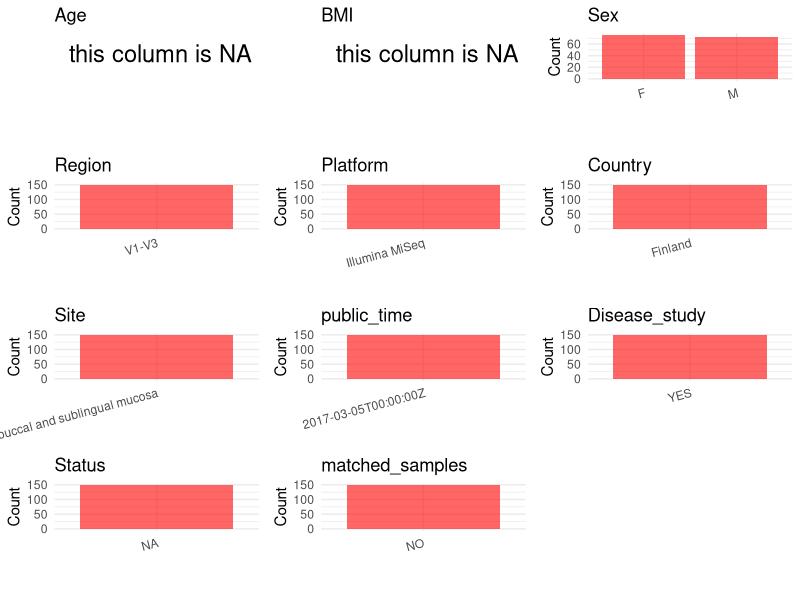

Generate this figure with R: (Note: this script raises an error after producing the figure.)
## ---- chunk 1
# Load necessary libraries
library(dplyr)
library(ggplot2)
library(cowplot)

# Set working directory (update this path to your local directory)
setwd("E:/bioproject_YSD/PRJEB14536")

# Read the initial metadata files
initial_meta <- read.csv("SraRunTable.csv", header = T) 

# Remove entries non-oral samples
initial_meta <- initial_meta %>%
  filter(!grepl("nasal", environment_.material.))

# Display the first few rows of the metadata
head(initial_meta)
## ---- chunk 2
# Create a uniform metadata dataframe
metadata <- data.frame(
  BioProject = initial_meta$BioProject,
  Run = initial_meta$Run,
  sample_name = initial_meta$Submitter_Id,
  Age = NA,
  BMI = NA,
  Sex = initial_meta$host_sex,
  Region = "V1-V3",
  Platform = initial_meta$Instrument,
  Country = initial_meta$geo_loc_name_country,
  Site = "buccal and sublingual mucosa",
  public_time = initial_meta$ReleaseDate,
  stringsAsFactors = FALSE
)

# Use abbreviations to indicate gender
metadata <- metadata %>%
  mutate(Sex = recode(Sex, "female" = "F", "male" = "M"))
## ---- chunk 3
# Add information obtained from the publication
metadata$PCR_primers <- "F:5'-AGAGTTTGATCMTGGCTCAG-3';R:5'-GTATTACCGCGGCTGCTG-3'"
metadata$title <- "Oral and nasal microbiota in parkinsons disease"
metadata$Disease_study <- "YES"
# Assign disease status based on sample_name patterns
metadata$Status <- "NA"

# Check initial data distribution
cat("Initial sample distribution:\n")
table(metadata$sample_name)
table(metadata$Site)

# Calculate sampling frequency per subject
sample_counts <- table(metadata$sample_name)
cat("\nNumber of samples per subject:\n")
print(sample_counts)

# Create matched_samples column
metadata$matched_samples <- ifelse(metadata$sample_name %in% names(sample_counts[sample_counts >= 2]), "YES", "NO")

cat("\nMatched samples distribution:\n")
table(metadata$matched_samples)

# Identify samples for removal: single samples excluding buccal and sublingual mucosa
single_samples <- names(sample_counts[sample_counts == 1])
samples_to_remove <- metadata$sample_name %in% single_samples & 
                     !(metadata$Site %in% c("buccal and sublingual mucosa"))

cat("\nNumber of samples to be removed:", sum(samples_to_remove), "\n")

# Remove identified samples
metadata_clean <- metadata[!samples_to_remove, ]

cat("\nFinal sample distribution after cleaning:\n")
table(metadata_clean$sample_name)
table(metadata_clean$Site)
table(metadata_clean$matched_samples)

# Use cleaned dataset for subsequent analysis
metadata <- metadata_clean
## ---- chunk 4
# Check the number of unique runs and sample names
print(paste("Number of unique runs:", length(unique(metadata$Run))))
print(paste("Number of unique sample names:", length(unique(metadata$sample_name))))
## ---- chunk 5
# Select columns for visualization
plot_data <- metadata %>%
  select(-BioProject, -Run, -sample_name, -title)

# Function to create simple plots for each column
create_simple_plots <- function(data) {
  plots <- list()
  
  for (col in colnames(data)) {
    # Check if the column is all NA
    if (all(is.na(data[[col]]))) {
      # Create an empty plot with text indicating all NA
      p <- ggplot() +
        annotate("text", x = 0.5, y = 0.5, label = "this column is NA", size = 6) +
        labs(title = col) +
        theme_void()
    } else if (is.numeric(data[[col]])) {
      # Numeric variable: histogram
      p <- ggplot(data, aes(x = .data[[col]])) +
        geom_histogram(fill = "blue", alpha = 0.6, bins = 20, na.rm = TRUE) +
        labs(title = col) +
        theme_minimal()
    } else {
      # Categorical variable: bar plot (remove NA values)
      count_data <- as.data.frame(table(data[[col]], useNA = "ifany"))
      p <- ggplot(count_data, aes(x = reorder(Var1, -Freq), y = Freq)) +
        geom_col(fill = "red", alpha = 0.6) +
        labs(title = col, x = NULL, y = "Count") +
        theme_minimal() +
        theme(axis.text.x = element_text(angle = 15, hjust = 1))
    }
    plots[[col]] <- p
  }
  
  return(plots)
}

# Generate and arrange plots
plots <- create_simple_plots(plot_data)
p<-plot_grid(plots$Age, 
          plots$BMI, 
          plots$Sex, 
          plots$Region, 
          plots$Platform, 
          plots$Country, 
          plots$Site,
          plots$public_time, 
          plots$Disease_study,
          plots$Status,
          plots$matched_samples,# add 
          ncol = 3, align = "hv", axis = "lb")
ggsave("Metadata_Summary.png", plot = p, width = 8, height = 6, dpi = 150)
## ---- chunk 6
knitr::include_graphics("Metadata_Summary.png")
## ---- chunk 7
# Reorder columns to match the desired format
metadata <- metadata[, c(
  "BioProject", "Run", "sample_name", "Age", "BMI", "Sex", 
  "Region", "Platform", "Country", "Site", "public_time", 
  "PCR_primers", "title", "Disease_study", "Status", "matched_samples"
)]

# Export the uniform metadata to a CSV file
write.csv(metadata, file = "metadata.csv", quote = TRUE)
head(metadata)
